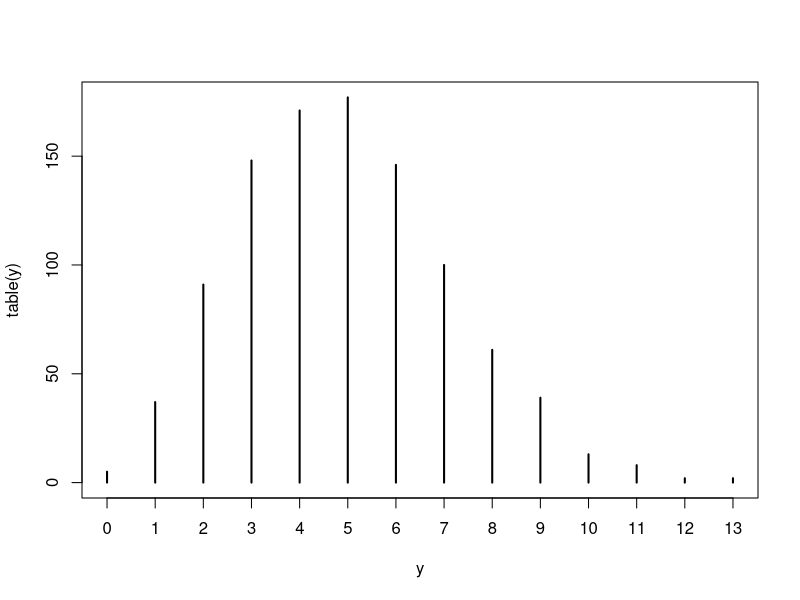
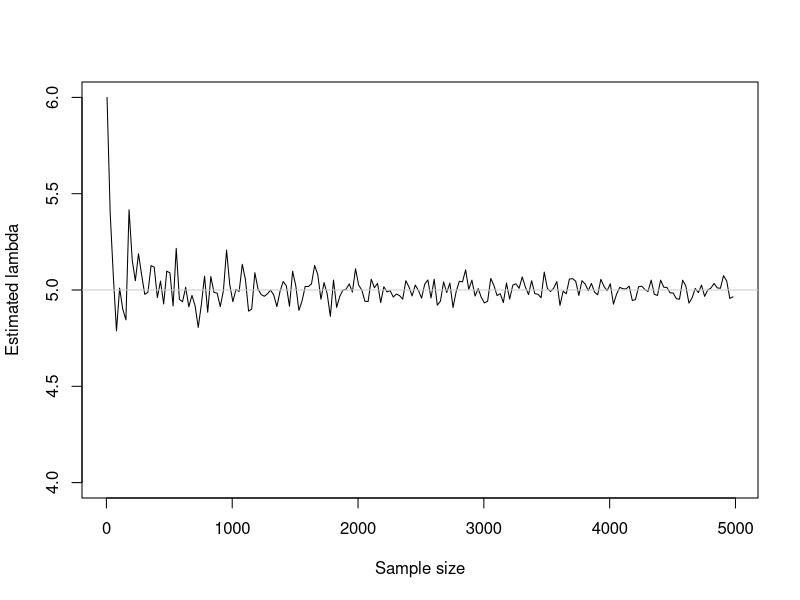
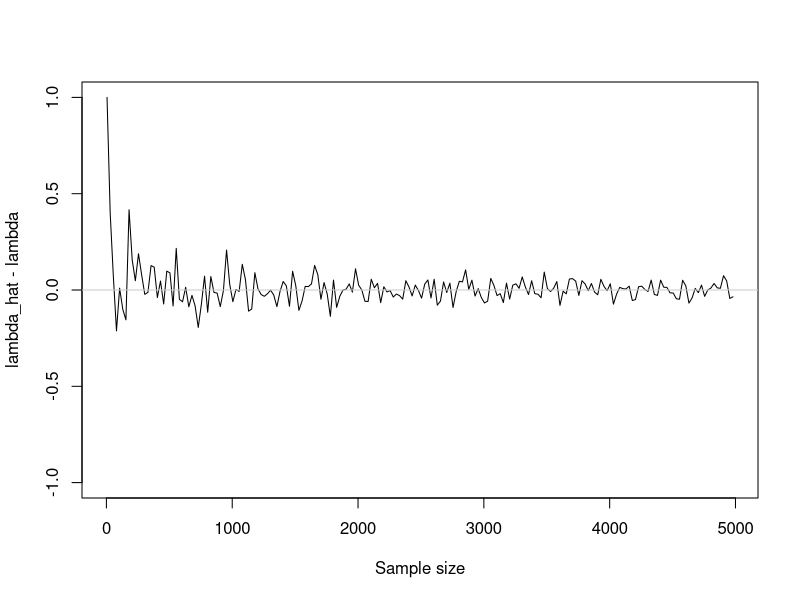
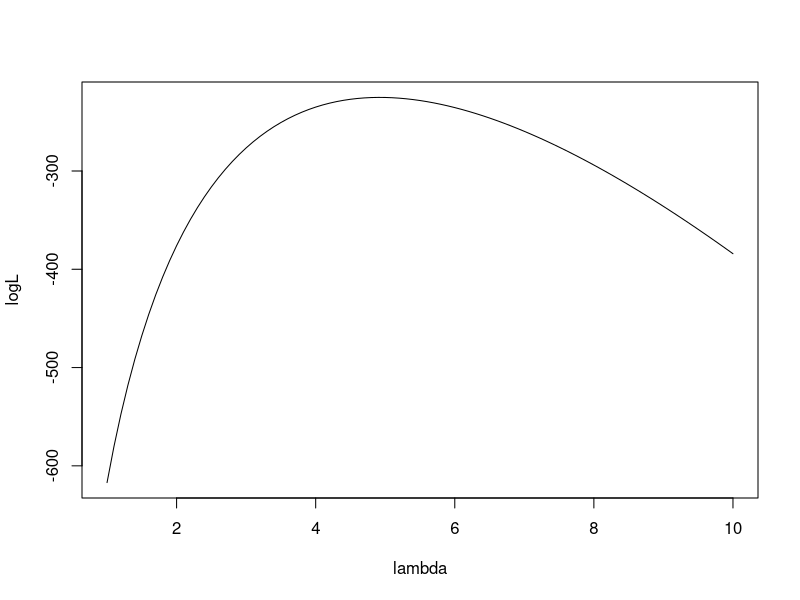

Source code (R) for these figures, in order: (Note: this script raises an error after producing the figures.)
################################################################
## Estimating parameters of poisson/beta distribution with MLE
## Author: Pablo Barberá
## Quant III Lab 1
## September 5th
################################################################

################################################################
## Recovering parameter of a poisson distribution
################################################################

## simulate data for n=100 and lambda=5
y <- rpois(1000, 5)

summary(y)
plot(table(y))

## poisson distribution can only take non-negative integer values

# loglikelihood function
poisson.lk <- function(lambda, y){
    n <- length(y)
    log.lk <- sum(y) * log(lambda) - n * lambda
    return(-log.lk)
}

## last part of log likelihood is dropped because it does not include lambda
## again, also note that we give it a negative sign!
## 'optim' finds the minimum, not the maximum

ml.estimates <- optim(par=1, poisson.lk, y=y, method="BFGS")
ml.estimates$par

# the pdf of the poisson distribution comes with base R
# so we could have simply done:

poisson.lk <- function(lambda, y){
    log.lk <- sum(dpois(y, lambda, log=TRUE))
    return(-log.lk)
}

ml.estimates <- optim(par=1, poisson.lk, y=y, method="BFGS")
ml.estimates$par

# do initial values matter?
ml.estimates <- optim(par=1000, poisson.lk, y=y, method="BFGS")
ml.estimates$par


# assessing convergence of ML estimator using simulation
n <- seq(5, 5000, 25)
convergence <- function(n){
    y <- rpois(n, 5)
    ml.estimates <- optim(par=1, poisson.lk, y=y, method="BFGS")
    return(ml.estimates$par)
}

results <- sapply(n, convergence)

plot(n, results, type="l", ylim=c(4, 6), 
    xlab="Sample size", ylab="Estimated lambda")
abline(h=5, col="grey80")

plot(n, results-5, type="l", ylim=c(-1, 1), 
    xlab="Sample size", ylab="lambda_hat - lambda")
abline(h=0, col="grey80")

# visualizing log.lk distribution
y <- rpois(100, 5)
lambdas <- seq(1, 10, 0.10)
lks <- -sapply(lambdas, poisson.lk, y)

plot(lambdas, lks, type="l", xlab="lambda", ylab="logL")


################################################################
## Recovering parameters of a beta distribution
################################################################

# logLk function for beta distribution
# (different ways of doing the same thing...)

beta.lk <- function(pars, y){
    a <- pars[1]; b <- pars[2]
    log.lk <- -length(y) * 
                log( gamma(a) * gamma(b) / gamma(a+b) ) +
                (a-1) * sum(log(y)) + 
                (b-1)*sum(log(1-y))
    return(-log.lk)
}


beta.lk <- function(pars, y){
    a <- pars[1]; b <- pars[2]
    log.lk <- -length(y) * 
                log( beta(a, b) ) +
                (a-1) * sum(log(y)) + 
                (b-1)*sum(log(1-y))
    return(-log.lk)
}

beta.lk <- function(pars, y){
    a <- pars[1]; b <- pars[2]
    log.lk <- sum(dbeta(y, a, b, log=TRUE))
    return(-log.lk)
}

beta.lk <- function(pars, y) -sum(dbeta(y, pars[1], pars[2], log=TRUE))


# simulation function

simulation <- function(n, a, b){
    y <- rbeta(n, a, b)
    ml.estimates <- optim(c(1,1), beta.lk, y=y)
    return(ml.estimates$par)
}

# Simulating values from a beta distribution and recovering parameters
# using Maximum Likelihood

set.seed(12345) ## note use of seed to ensure replicability
nsizes <- c(10, 100, 1000)
sapply(nsizes, simulation, a=0.50, b=3)

# Changing values to check to what extent it is possible to recover them
mapply(simulation, n=10, a=c(0.50, 5, 10), b=c(3, 10, 50))


# checking consistency of estimator using monte carlo simulations
results <- lapply(seq(10, 1000, 100), 
    function(x) replicate(n=50, simulation(n=x, a=0.50, b=3)))

## the previous line does the same as:
results <- list()
n.sizes <- seq(10, 1000, 100)
for (i in 1:length(n.sizes)){
    results[[i]] <- replicate(n=50, simulation(n=n.sizes[i], a=0.50, b=3))
}

# plotting results
a.est <- unlist(lapply(results, function(x) x[1,]))
b.est <- unlist(lapply(results, function(x) x[2,]))
n.sizes <- rep(seq(10, 1000, 100), each=50)



par (mfrow = c(1,2))
plot(x=n.sizes+runif(length(n.sizes), -50, 50), y=a.est, 
    col = alpha('black', 0.25), pch=16, cex=0.75,
    xlab="Sample Size", ylab="Estimated alpha")
plot(x=n.sizes+runif(length(n.sizes), -50, 50), y=b.est, 
    col = alpha('black', 0.25), pch=16, cex=0.75,
    xlab="Sample Size", ylab="Estimated beta")


# how does value of alpha or beta affect ability to recover parameters?
results <- lapply(c(0.50, seq(1, 1000, 50)), 
    function(x) replicate(n=50, simulation(n=100, a=x, b=3)))
a.est <- unlist(lapply(results, function(x) x[1,]))
alphas <- rep(c(0.50, seq(1, 1000, 50)), each=50)

plot(x=alphas+runif(length(alphas), -25, 25), y=a.est, 
    col = alpha('black', 0.25), pch=16, cex=0.75,
    xlab="True value of alpha", ylab="Estimated alpha")

# why? we need to look at the curvature of the logLk 
contour.beta <- function(a, b){
    y <- rbeta(100, a, b)
    alphas <- seq(0.10, 5.00, 0.05)
    betas <- seq(0.10, 6, 0.05) 
    lks <- matrix(NA, nrow=length(alphas), ncol=length(betas))

    for (i in 1:length(alphas)){
        for (j in 1:length(betas)){
            lks[i,j] <- -beta.lk(pars=c(alphas[i],betas[j]), y=y)
        }
    }   

    lks <- lks/max(lks)
    return(list( alphas = alphas, betas = betas, lks = lks))
}
# levels of contour plot
contours <- c(seq(.05, .95, .10), .99)

par (mfrow = c(1,3))

results <- contour.beta(a=0.50, b=3)
contour(x=results$alphas, y=results$betas, z=results$lks,
    levels=contours, cex=2, xlab="alpha", ylab="beta")

results <- contour.beta(a=1, b=3)
contour(x=results$alphas, y=results$betas, z=results$lks,
    levels=contours, cex=2, xlab="alpha", ylab="beta" )

results <- contour.beta(a=4, b=3)
contour(x=results$alphas, y=results$betas, z=results$lks,
    levels=contours, cex=2, xlab="alpha", ylab="beta")


# extreme example

y <- rbeta(100, 1000, 3)
alphas <- seq(500, 1500, 100)
betas <- seq(0.10, 6, 0.05) 
lks <- matrix(NA, nrow=length(alphas), ncol=length(betas))

for (i in 1:length(alphas)){
    for (j in 1:length(betas)){
        lks[i,j] <- -beta.lk(pars=c(alphas[i],betas[j]), y=y)
    }
}   

lks <- lks/max(lks)
contour(x=alphas, y=betas, z=lks,
    levels=contours, cex=2, xlab="alpha", ylab="beta")


# standard errors

ml.estimates <- optim(c(1,1), beta.lk, y=y, hessian=TRUE)
se <- sqrt(diag(solve(ml.estimates$hessian)))

